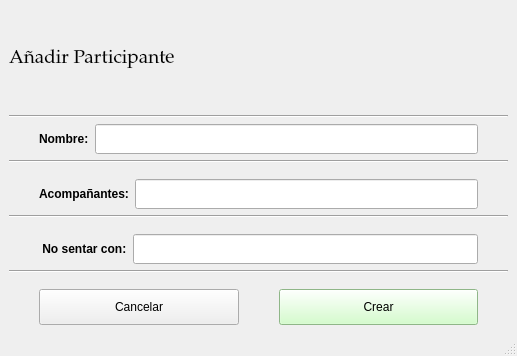
<?xml version="1.0" encoding="UTF-8"?>
<ui version="4.0">
 <class>MainWindow</class>
 <widget class="QMainWindow" name="MainWindow">
  <property name="geometry">
   <rect>
    <x>0</x>
    <y>0</y>
    <width>517</width>
    <height>356</height>
   </rect>
  </property>
  <property name="windowTitle">
   <string>MainWindow</string>
  </property>
  <widget class="QWidget" name="centralwidget">
   <layout class="QVBoxLayout" name="verticalLayout">
    <item>
     <widget class="QLabel" name="label_14">
      <property name="font">
       <font>
        <family>Palatino Linotype</family>
        <pointsize>14</pointsize>
       </font>
      </property>
      <property name="text">
       <string>Añadir Participante</string>
      </property>
     </widget>
    </item>
    <item>
     <widget class="Line" name="line_4">
      <property name="orientation">
       <enum>Qt::Horizontal</enum>
      </property>
     </widget>
    </item>
    <item>
     <layout class="QHBoxLayout" name="horizontalLayout">
      <property name="leftMargin">
       <number>30</number>
      </property>
      <property name="topMargin">
       <number>0</number>
      </property>
      <property name="rightMargin">
       <number>30</number>
      </property>
      <item>
       <widget class="QLabel" name="nombre">
        <property name="maximumSize">
         <size>
          <width>16777215</width>
          <height>30</height>
         </size>
        </property>
        <property name="font">
         <font>
          <weight>75</weight>
          <bold>true</bold>
         </font>
        </property>
        <property name="text">
         <string>Nombre:</string>
        </property>
       </widget>
      </item>
      <item>
       <widget class="QLineEdit" name="lneNombreParticipante">
        <property name="maximumSize">
         <size>
          <width>16777215</width>
          <height>30</height>
         </size>
        </property>
       </widget>
      </item>
     </layout>
    </item>
    <item>
     <widget class="Line" name="line">
      <property name="orientation">
       <enum>Qt::Horizontal</enum>
      </property>
     </widget>
    </item>
    <item>
     <layout class="QHBoxLayout" name="horizontalLayout_2">
      <property name="leftMargin">
       <number>30</number>
      </property>
      <property name="topMargin">
       <number>10</number>
      </property>
      <property name="rightMargin">
       <number>30</number>
      </property>
      <item>
       <widget class="QLabel" name="acompanyante">
        <property name="maximumSize">
         <size>
          <width>16777215</width>
          <height>30</height>
         </size>
        </property>
        <property name="font">
         <font>
          <weight>75</weight>
          <bold>true</bold>
         </font>
        </property>
        <property name="text">
         <string>Acompañantes:</string>
        </property>
       </widget>
      </item>
      <item>
       <widget class="QLineEdit" name="lneAcompanyantes">
        <property name="maximumSize">
         <size>
          <width>16777215</width>
          <height>30</height>
         </size>
        </property>
       </widget>
      </item>
     </layout>
    </item>
    <item>
     <widget class="Line" name="line_2">
      <property name="orientation">
       <enum>Qt::Horizontal</enum>
      </property>
     </widget>
    </item>
    <item>
     <layout class="QHBoxLayout" name="horizontalLayout_4">
      <property name="leftMargin">
       <number>30</number>
      </property>
      <property name="topMargin">
       <number>10</number>
      </property>
      <property name="rightMargin">
       <number>30</number>
      </property>
      <item>
       <widget class="QLabel" name="noSentarCon">
        <property name="maximumSize">
         <size>
          <width>16777215</width>
          <height>30</height>
         </size>
        </property>
        <property name="font">
         <font>
          <weight>75</weight>
          <bold>true</bold>
         </font>
        </property>
        <property name="text">
         <string> No sentar con:</string>
        </property>
       </widget>
      </item>
      <item>
       <widget class="QLineEdit" name="lneNoSentarCon">
        <property name="maximumSize">
         <size>
          <width>16777215</width>
          <height>30</height>
         </size>
        </property>
       </widget>
      </item>
     </layout>
    </item>
    <item>
     <widget class="Line" name="line_3">
      <property name="orientation">
       <enum>Qt::Horizontal</enum>
      </property>
     </widget>
    </item>
    <item>
     <layout class="QHBoxLayout" name="horizontalLayout_3">
      <property name="spacing">
       <number>40</number>
      </property>
      <property name="leftMargin">
       <number>30</number>
      </property>
      <property name="topMargin">
       <number>10</number>
      </property>
      <property name="rightMargin">
       <number>30</number>
      </property>
      <property name="bottomMargin">
       <number>0</number>
      </property>
      <item>
       <widget class="QPushButton" name="btnCancelar">
        <property name="styleSheet">
         <string notr="true">QWidget {
	padding:10px;
}</string>
        </property>
        <property name="text">
         <string>Cancelar</string>
        </property>
       </widget>
      </item>
      <item>
       <widget class="QPushButton" name="btnCrear">
        <property name="styleSheet">
         <string notr="true">QWidget {
    background-color: rgb(200, 255, 190); /* Un verde muy pálido, casi menta */
	padding:10px;
}</string>
        </property>
        <property name="text">
         <string>Crear</string>
        </property>
       </widget>
      </item>
     </layout>
    </item>
   </layout>
  </widget>
  <widget class="QMenuBar" name="menubar">
   <property name="geometry">
    <rect>
     <x>0</x>
     <y>0</y>
     <width>517</width>
     <height>21</height>
    </rect>
   </property>
  </widget>
  <widget class="QStatusBar" name="statusbar"/>
 </widget>
 <resources/>
 <connections/>
</ui>
